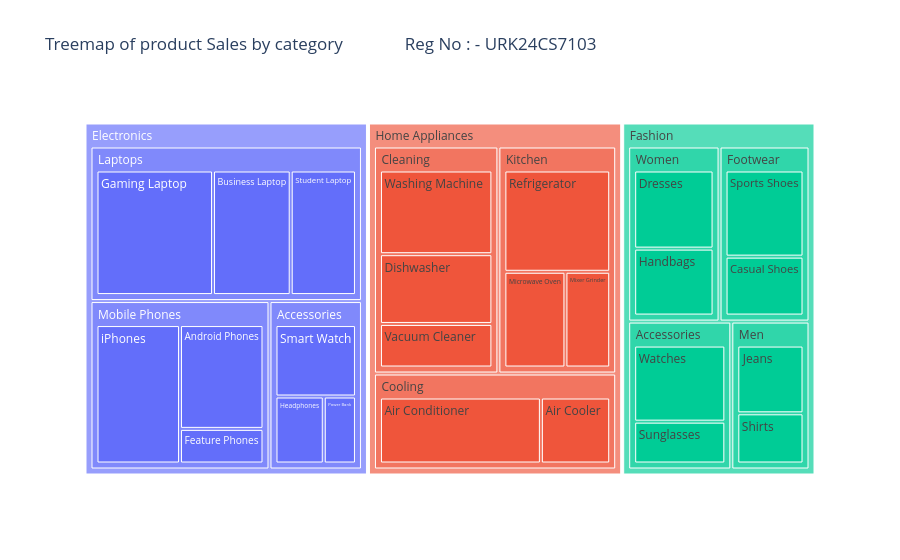

Notebook source saved alongside this figure:
### Code cell
import plotly.express as px
treemap = px.treemap(
    datas,
    path = ["Category" , "Subcategory", "Product"],
    values = "Sales",
    title = "Treemap of product Sales by category              Reg No : - URK24CS7103  "
)

treemap.show()

### Figure 1 — Plotly figure (JSON) as saved in the notebook; plotly's stock layout.template omitted (floating-point values rounded to 4 significant figures)
{"data": [{"branchvalues": "total", "domain": {"x": [0, 1], "y": [0, 1]}, "hovertemplate": "labels=%{label}<br>Sales=%{value}<br>parent=%{parent}<br>id=%{id}<extra></extra>", "ids": ["Electronics/Mobile Phones/Android Phones", "Electronics/Mobile Phones/iPhones", "Electronics/Mobile Phones/Feature Phones", "Electronics/Laptops/Gaming Laptop", "Electronics/Laptops/Business Laptop", "Electronics/Laptops/Student Laptop", "Electronics/Accessories/Headphones", "Electronics/Accessories/Smart Watch", "Electronics/Accessories/Power Bank", "Home Appliances/Kitchen/Microwave Oven", "Home Appliances/Kitchen/Refrigerator", "Home Appliances/Kitchen/Mixer Grinder", "Home Appliances/Cleaning/Vacuum Cleaner", "Home Appliances/Cleaning/Washing Machine", "Home Appliances/Cleaning/Dishwasher", "Home Appliances/Cooling/Air Conditioner", "Home Appliances/Cooling/Air Cooler", "Fashion/Men/Shirts", "Fashion/Men/Jeans", "Fashion/Women/Dresses", "Fashion/Women/Handbags", "Fashion/Accessories/Watches", "Fashion/Accessories/Sunglasses", "Fashion/Footwear/Sports Shoes", "Fashion/Footwear/Casual Shoes", "Electronics/Mobile Phones", "Electronics/Laptops", "Electronics/Accessories", "Home Appliances/Kitchen", "Home Appliances/Cleaning", "Home Appliances/Cooling", "Fashion/Men", "Fashion/Women", "Fashion/Accessories", "Fashion/Footwear", "Electronics", "Home Appliances", "Fashion"], "labels": ["Android Phones", "iPhones", "Feature Phones", "Gaming Laptop", "Business Laptop", "Student Laptop", "Headphones", "Smart Watch", "Power Bank", "Microwave Oven", "Refrigerator", "Mixer Grinder", "Vacuum Cleaner", "Washing Machine", "Dishwasher", "Air Conditioner", "Air Cooler", "Shirts", "Jeans", "Dresses", "Handbags", "Watches", "Sunglasses", "Sports Shoes", "Casual Shoes", "Mobile Phones", "Laptops", "Accessories", "Kitchen", "Cleaning", "Cooling", "Men", "Women", "Accessories", "Footwear", "Electronics", "Home Appliances", "Fashion"], "name": "", "parents": ["Electronics/Mobile Phones", "Electronics/Mobile Phones", "Electronics/Mobile Phones", "Electronics/Laptops", "Electronics/Laptops", "Electronics/Laptops", "Electronics/Accessories", "Electronics/Accessories", "Electronics/Accessories", "Home Appliances/Kitchen", "Home Appliances/Kitchen", "Home Appliances/Kitchen", "Home Appliances/Cleaning", "Home Appliances/Cleaning", "Home Appliances/Cleaning", "Home Appliances/Cooling", "Home Appliances/Cooling", "Fashion/Men", "Fashion/Men", "Fashion/Women", "Fashion/Women", "Fashion/Accessories", "Fashion/Accessories", "Fashion/Footwear", "Fashion/Footwear", "Electronics", "Electronics", "Electronics", "Home Appliances", "Home Appliances", "Home Appliances", "Fashion", "Fashion", "Fashion", "Fashion", "", "", ""], "type": "treemap", "values": [45000.0, 60000.0, 15000.0, 75000.0, 50000.0, 42000.0, 18000.0, 32000.0, 12000.0, 30000.0, 55000.0, 22000.0, 25000.0, 48000.0, 40000.0, 65000.0, 28000.0, 20000.0, 27000.0, 35000.0, 30000.0, 40000.0, 22000.0, 38000.0, 26000.0, 120000.0, 167000.0, 62000.0, 107000.0, 113000.0, 93000.0, 47000.0, 65000.0, 62000.0, 64000.0, 349000.0, 313000.0, 238000.0]}], "layout": {"legend": {"tracegroupgap": 0}, "title": {"text": "Treemap of product Sales by category              Reg No : - URK24CS7103  "}}}
